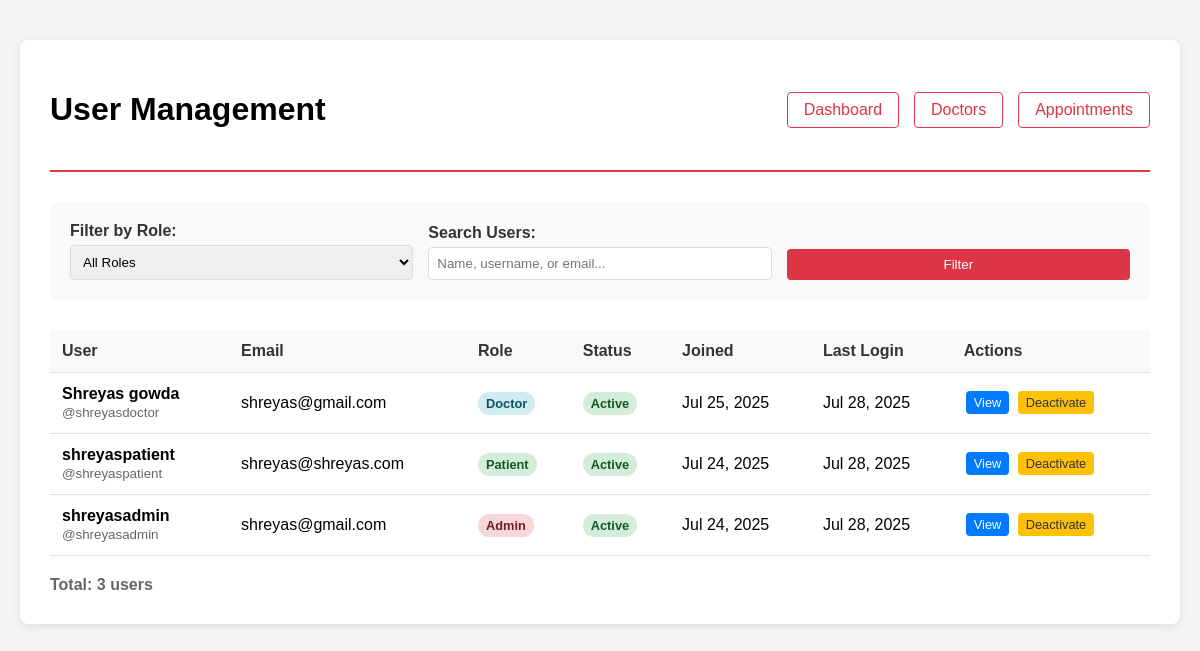
/admin-panel/users/ (signed in), run on the app's committed database.
### users/models.py (models this page shows, shortened)
class User(AbstractUser):
    ROLE_CHOICES = (
        ('patient', 'Patient'),
        ('doctor', 'Doctor'),
        ('admin', 'Admin'),
    )
    GENDER_CHOICES = [
        ('M', 'Male'),
        ('F', 'Female'),
        ('O', 'Other'),
    ]
    role = models.CharField(max_length=10, choices=ROLE_CHOICES, default='patient')
    phone_number = models.CharField(max_length=15, blank=True)
    date_of_birth = models.DateField(null=True, blank=True)
    gender = models.CharField(max_length=1, choices=GENDER_CHOICES, blank=True)
    address = models.TextField(blank=True)
    emergency_contact_name = models.CharField(max_length=100, blank=True)
    emergency_contact_phone = models.CharField(max_length=15, blank=True)
    blood_group = models.CharField(max_length=5, blank=True)
    created_at = models.DateTimeField(auto_now_add=True)
    updated_at = models.DateTimeField(auto_now=True)

### admins/views.py (the view, shortened to what this page needs)
# urls.py: path('users/', views.user_management, name='user_management'),
@login_required
def user_management(request):
    if request.user.role != 'admin':
        return render(request, 'users/access_denied.html')
    role_filter = request.GET.get('role', '')
    search_query = request.GET.get('search', '')
    users = User.objects.all().order_by('-date_joined')
    if role_filter:
        users = users.filter(role=role_filter)
    context = {
        'users': users,
        'role_filter': role_filter,
        'search_query': search_query,
    }
    return render(request, 'admins/user_management.html', context)

### templates/admins/user_management.html (shortened to what this page needs)
<!DOCTYPE html>
<html lang="en">
<head>
</head>
<body>
    <div class="page-container">
        <div class="header">
            <h1>User Management</h1>
            <div class="nav-links">
                <a href="{% url 'admin_dashboard' %}">Dashboard</a>
                <a href="{% url 'admins:doctor_management' %}">Doctors</a>
                <a href="{% url 'admins:appointment_overview' %}">Appointments</a>
            </div>
        </div>
        <form method="GET" class="filters">
            <div class="filter-row">
                <div class="filter-group">
                    <label for="role">Filter by Role:</label>
                    <select name="role" id="role">
                        <option value="">All Roles</option>
                    </select>
                </div>
                <div class="filter-group">
                    <label for="search">Search Users:</label>
                    <input type="text" name="search" id="search" placeholder="Name, username, or email..." value="{{ search_query }}">
                </div>
                <div class="filter-group">
                    <button type="submit" class="filter-btn">Filter</button>
                </div>
            </div>
        </form>
        {% if users %}
            <table class="users-table">
                <thead>
                    <tr>
                        <th>User</th>
                        <th>Email</th>
                        <th>Role</th>
                        <th>Status</th>
                        <th>Joined</th>
                        <th>Last Login</th>
                        <th>Actions</th>
                    </tr>
                </thead>
                <tbody>
                    {% for user in users %}
                        <tr>
                            <td>
                                <strong>{{ user.get_full_name|default:user.username }}</strong>
                                <br>
                                <small style="color: #666;">@{{ user.username }}</small>
                            </td>
                            <td>{{ user.email|default:"No email" }}</td>
                            <td>
                                <span class="role-badge role-{{ user.role }}">
                                    {{ user.get_role_display }}
                                </span>
                            </td>
                            <td>
                                <span class="status-badge {% if user.is_active %}status-active{% else %}status-inactive{% endif %}">
                                    {% if user.is_active %}Active{% else %}Inactive{% endif %}
                                </span>
                            </td>
                            <td>{{ user.date_joined|date:"M d, Y" }}</td>
                            <td>
                                {% if user.last_login %}
                                    {{ user.last_login|date:"M d, Y" }}
                                {% else %}
                                    Never
                                {% endif %}
                            </td>
                            <td>
                                <a href="{% url 'admins:user_detail' user.id %}" class="action-btn btn-view">View</a>
                                <form method="POST" action="{% url 'admins:toggle_user_status' user.id %}" style="display: inline;">
                                    <button type="submit" class="action-btn btn-toggle"
                                            onclick="return confirm('Are you sure you want to {% if user.is_active %}deactivate{% else %}activate{% endif %} this user?')">
                                        {% if user.is_active %}Deactivate{% else %}Activate{% endif %}
                                    </button>
                                </form>
                            </td>
                        </tr>
                    {% endfor %}
                </tbody>
            </table>
            <div style="margin-top: 20px; color: #666;">
                <strong>Total: {{ users.count }} users</strong>
            </div>
        {% else %}
            <div class="no-users">
                <h3>No Users Found</h3>
                <p>No users match your current filters.</p>
                <a href="{% url 'admins:user_management' %}" class="nav-links a">Clear Filters</a>
            </div>
        {% endif %}
    </div>
</body>
</html>

### templates/admins/user_management.html (style rules this page uses)
body { font-family: Arial, sans-serif; max-width: 1400px; margin: 20px auto; padding: 20px; background-color: #f5f5f5; }
.page-container { background: white; padding: 30px; border-radius: 8px; box-shadow: 0 2px 10px rgba(0,0,0,0.1); }
.header { display: flex; justify-content: space-between; align-items: center; margin-bottom: 30px; padding-bottom: 20px; border-bottom: 2px solid #dc3545; }
.nav-links { display: flex; gap: 15px; }
.nav-links a { text-decoration: none; color: #dc3545; padding: 8px 16px; border: 1px solid #dc3545; border-radius: 4px; transition: all 0.3s; }
.filters { background: #f8f9fa; padding: 20px; border-radius: 8px; margin-bottom: 30px; }
.filter-row { display: grid; grid-template-columns: repeat(auto-fit, minmax(200px, 1fr)); gap: 15px; align-items: end; }
.filter-group { display: flex; flex-direction: column; }
.filter-group label { margin-bottom: 5px; font-weight: bold; color: #333; }
.filter-group input, .filter-group select { padding: 8px; border: 1px solid #ddd; border-radius: 4px; }
.filter-btn { background: #dc3545; color: white; padding: 8px 16px; border: none; border-radius: 4px; cursor: pointer; height: fit-content; }
.users-table { width: 100%; border-collapse: collapse; margin-top: 20px; }
.users-table th, .users-table td { padding: 12px; text-align: left; border-bottom: 1px solid #dee2e6; }
.users-table th { background-color: #f8f9fa; font-weight: bold; color: #333; }
.role-badge { padding: 4px 8px; border-radius: 12px; font-size: 0.8em; font-weight: bold; }
.role-patient { background: #d4edda; color: #155724; }
.role-doctor { background: #d1ecf1; color: #0c5460; }
.role-admin { background: #f8d7da; color: #721c24; }
.status-badge { padding: 4px 8px; border-radius: 12px; font-size: 0.8em; font-weight: bold; }
.status-active { background: #d4edda; color: #155724; }
.action-btn { padding: 4px 8px; margin: 2px; border: none; border-radius: 4px; cursor: pointer; text-decoration: none; font-size: 0.8em; display: inline-block; }
.btn-view { background: #007bff; color: white; }
.btn-toggle { background: #ffc107; color: #333; }

### data on the page
User: get_full_name "Shreyas gowda", username "shreyasdoctor", email "shreyas@gmail.com", role "Doctor", is_active "Active", date_joined "Jul 25, 2025", last_login "Jul 28, 2025"
User: get_full_name "shreyaspatient", username "shreyaspatient", email "shreyas@shreyas.com", role "Patient", is_active "Active", date_joined "Jul 24, 2025", last_login "Jul 28, 2025"
User: get_full_name "shreyasadmin", username "shreyasadmin", email "shreyas@gmail.com", role "Admin", is_active "Active", date_joined "Jul 24, 2025", last_login "Jul 28, 2025"

### other printed values
{{ users.count }} "3"
